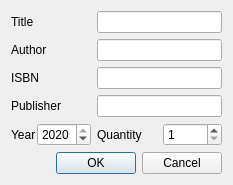
<?xml version="1.0" encoding="UTF-8"?>
<ui version="4.0">
 <class>AddBook</class>
 <widget class="QDialog" name="AddBook">
  <property name="geometry">
   <rect>
    <x>0</x>
    <y>0</y>
    <width>233</width>
    <height>181</height>
   </rect>
  </property>
  <property name="sizePolicy">
   <sizepolicy hsizetype="Fixed" vsizetype="Fixed">
    <horstretch>0</horstretch>
    <verstretch>0</verstretch>
   </sizepolicy>
  </property>
  <property name="windowTitle">
   <string>Add book</string>
  </property>
  <property name="windowIcon">
   <iconset>
    <normaloff>:/images/update.png</normaloff>:/images/update.png</iconset>
  </property>
  <property name="toolTipDuration">
   <number>-1</number>
  </property>
  <layout class="QFormLayout" name="formLayout">
   <item row="0" column="0">
    <widget class="QLabel" name="label_2">
     <property name="text">
      <string>Title</string>
     </property>
     <property name="textFormat">
      <enum>Qt::AutoText</enum>
     </property>
    </widget>
   </item>
   <item row="0" column="1">
    <widget class="QLineEdit" name="lineEdit_title"/>
   </item>
   <item row="1" column="0">
    <widget class="QLabel" name="label_3">
     <property name="text">
      <string>Author</string>
     </property>
    </widget>
   </item>
   <item row="1" column="1">
    <widget class="QLineEdit" name="lineEdit_author"/>
   </item>
   <item row="2" column="0">
    <widget class="QLabel" name="label_4">
     <property name="text">
      <string>ISBN</string>
     </property>
    </widget>
   </item>
   <item row="2" column="1">
    <widget class="QLineEdit" name="lineEdit_isbn"/>
   </item>
   <item row="3" column="0">
    <widget class="QLabel" name="label_5">
     <property name="text">
      <string>Publisher</string>
     </property>
    </widget>
   </item>
   <item row="3" column="1">
    <widget class="QLineEdit" name="lineEdit_publisher"/>
   </item>
   <item row="4" column="0">
    <layout class="QHBoxLayout" name="horizontalLayout">
     <property name="spacing">
      <number>1</number>
     </property>
     <item>
      <widget class="QLabel" name="label_6">
       <property name="text">
        <string>Year</string>
       </property>
      </widget>
     </item>
     <item>
      <widget class="QSpinBox" name="spinBox_year">
       <property name="minimum">
        <number>0</number>
       </property>
       <property name="maximum">
        <number>2020</number>
       </property>
       <property name="value">
        <number>2020</number>
       </property>
      </widget>
     </item>
    </layout>
   </item>
   <item row="4" column="1">
    <layout class="QHBoxLayout" name="horizontalLayout_2">
     <item>
      <widget class="QLabel" name="label_7">
       <property name="text">
        <string>Quantity</string>
       </property>
      </widget>
     </item>
     <item>
      <widget class="QSpinBox" name="spinBox_quantity">
       <property name="minimum">
        <number>1</number>
       </property>
      </widget>
     </item>
    </layout>
   </item>
   <item row="5" column="0" colspan="2">
    <widget class="QDialogButtonBox" name="buttonBox">
     <property name="statusTip">
      <string/>
     </property>
     <property name="standardButtons">
      <set>QDialogButtonBox::Cancel|QDialogButtonBox::Ok</set>
     </property>
    </widget>
   </item>
  </layout>
  <zorder>label_2</zorder>
  <zorder>label_3</zorder>
  <zorder>lineEdit_author</zorder>
  <zorder>lineEdit_isbn</zorder>
  <zorder>label_4</zorder>
  <zorder>lineEdit_publisher</zorder>
  <zorder>label_5</zorder>
  <zorder>lineEdit_title</zorder>
  <zorder>buttonBox</zorder>
 </widget>
 <resources/>
 <connections/>
</ui>
